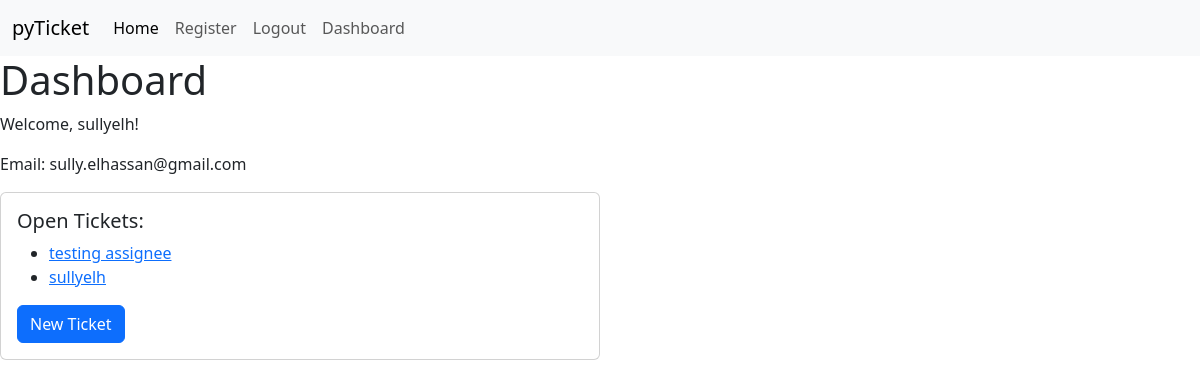
/dashboard/ (signed in), run on the app's committed database.
### pyticket.py (models this page shows, shortened)
class User(db.Model):
    id = db.Column(db.Integer, primary_key=True)
    username = db.Column(db.String(20), unique=False, nullable=False)
    email = db.Column(db.String(), unique=True, nullable=False)
    password = db.Column(db.String(), unique=False, nullable=False)

class Ticket(db.Model):
    id = db.Column(db.Integer, primary_key=True)
    assignee = db.Column(db.String(20), nullable=True)
    creator_id = db.Column(db.Integer, db.ForeignKey('user.id'), nullable=False)
    creator = relationship('User', foreign_keys=[creator_id])
    date = db.Column(db.DateTime, default=datetime.utcnow)
    title = db.Column(db.String(100), nullable=False)
    description = db.Column(db.Text, nullable=False)

### pyticket.py (the view)
@app.route('/dashboard/')
@login_required
def dashboard():
    if current_user.is_authenticated:
        open_tickets = Ticket.query.filter_by(assignee=current_user.id).all()
        return render_template('dashboard.html', username=current_user.username, email=current_user.email, open_tickets=open_tickets)

### pyticket.py (called while the page is built)
@login_manager.user_loader
def load_user(user_id):
    return User.query.get(int(user_id))

### templates/dashboard.html (shortened to what this page needs)
{% extends "base.html" %}
{% block content %}
<h1>Dashboard</h1>
<p>Welcome, {{ username }}!</p>
<p>Email: {{ email }}</p>
<div class="card w-50">
    <div class="card-body">
      <h5 class="card-title">Open Tickets:</h5>
      <ul>
        {% for ticket in open_tickets %}
            <li><a href="{{ url_for('ticket_details', ticket_id=ticket.id) }}">{{ ticket.title }}</a></li>
        {% endfor %}
    </ul>
      <a href="{{ url_for('create_ticket') }}" class="btn btn-primary">New Ticket</a>
    </div>
  </div>
{% endblock %}

### data on the page
User: username "sullyelh", email "sully.elhassan@gmail.com"
Ticket: title "testing assignee"
Ticket: title "sullyelh"
